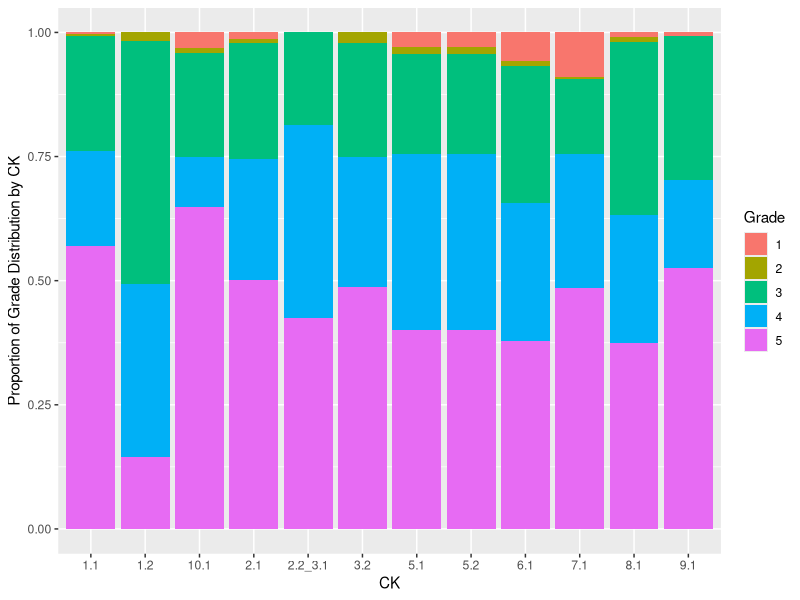
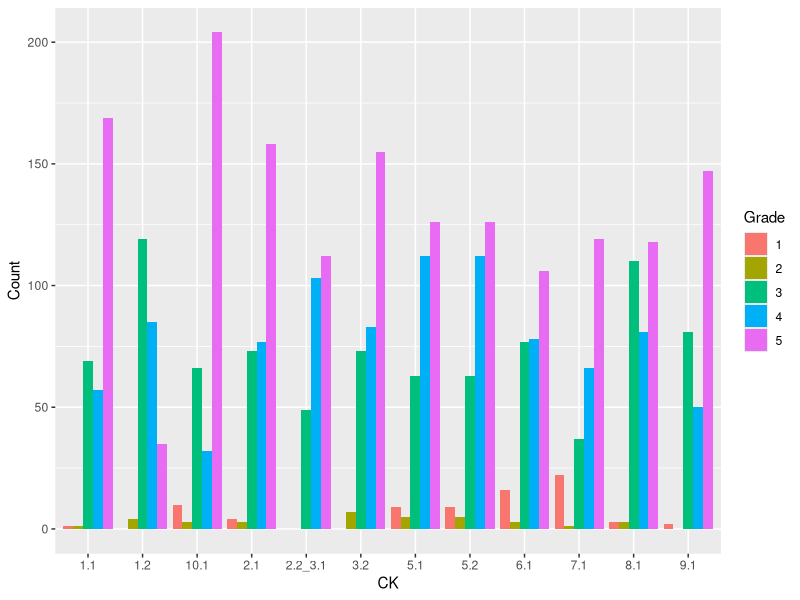
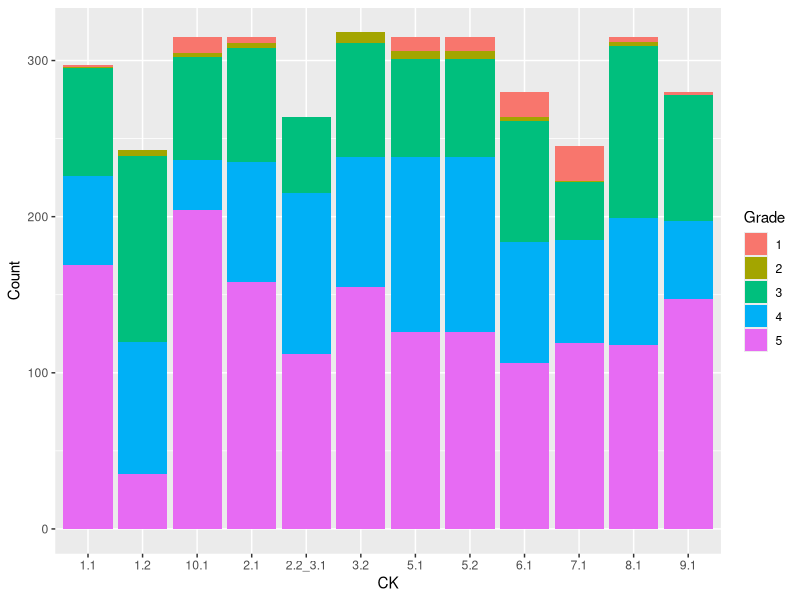

The R script that drew these images, in order:
## ---- chunk 1
knitr::opts_chunk$set(echo = TRUE)
## ---- chunk 2
setwd("~/Documents/FROST-SUMMER-2022/Winter2021")

library(tidyverse)
library(readxl)  
CK_Grade_Count <- read_excel("FROST Grading CK Summary (Winter 2021).xlsx")
CK_Grade_Count$CK <- as.factor(CK_Grade_Count$CK)
CK_Grade_Count$Grade <- as.factor(CK_Grade_Count$Grade)
## ---- chunk 3
CK_Grade_Count %>%
  ggplot(mapping = aes(x = CK, y = Count, fill = Grade)) +
  geom_col(position = "fill") +
  ylab("Proportion of Grade Distribution by CK")
## ---- chunk 4
CK_Grade_Count %>%
  ggplot(aes(fill = Grade, y = Count, x = CK)) + 
  geom_bar(position = "dodge", stat = "identity")
## ---- chunk 5
CK_Grade_Count %>%
  ggplot(aes(fill = Grade, y = Count, x = CK)) + 
  geom_bar(position = "stack", stat = "identity")
